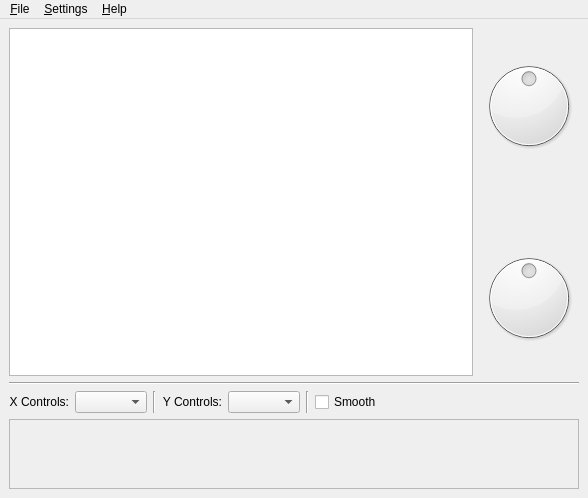
<?xml version="1.0" encoding="UTF-8"?>
<ui version="4.0">
 <class>XYControllerW</class>
 <widget class="QMainWindow" name="XYControllerW">
  <property name="geometry">
   <rect>
    <x>0</x>
    <y>0</y>
    <width>588</width>
    <height>498</height>
   </rect>
  </property>
  <property name="windowTitle">
   <string>XY Controller</string>
  </property>
  <widget class="QWidget" name="centralwidget">
   <layout class="QVBoxLayout" name="verticalLayout_2">
    <item>
     <layout class="QHBoxLayout" name="horizontalLayout_3">
      <item>
       <widget class="QGraphicsView" name="graphicsView">
        <property name="verticalScrollBarPolicy">
         <enum>Qt::ScrollBarAlwaysOff</enum>
        </property>
        <property name="horizontalScrollBarPolicy">
         <enum>Qt::ScrollBarAlwaysOff</enum>
        </property>
       </widget>
      </item>
      <item>
       <layout class="QVBoxLayout" name="verticalLayout">
        <item>
         <widget class="PixmapDial" name="dial_x">
          <property name="minimum">
           <number>-100</number>
          </property>
          <property name="maximum">
           <number>100</number>
          </property>
         </widget>
        </item>
        <item>
         <spacer name="verticalSpacer">
          <property name="orientation">
           <enum>Qt::Vertical</enum>
          </property>
          <property name="sizeType">
           <enum>QSizePolicy::Fixed</enum>
          </property>
          <property name="sizeHint" stdset="0">
           <size>
            <width>20</width>
            <height>30</height>
           </size>
          </property>
         </spacer>
        </item>
        <item>
         <widget class="PixmapDial" name="dial_y">
          <property name="minimum">
           <number>-100</number>
          </property>
          <property name="maximum">
           <number>100</number>
          </property>
         </widget>
        </item>
       </layout>
      </item>
     </layout>
    </item>
    <item>
     <widget class="Line" name="line_2">
      <property name="orientation">
       <enum>Qt::Horizontal</enum>
      </property>
     </widget>
    </item>
    <item>
     <layout class="QHBoxLayout" name="horizontalLayout">
      <item>
       <widget class="QLabel" name="label_x_controls">
        <property name="text">
         <string>X Controls:</string>
        </property>
        <property name="alignment">
         <set>Qt::AlignRight|Qt::AlignTrailing|Qt::AlignVCenter</set>
        </property>
       </widget>
      </item>
      <item>
       <widget class="QComboBox" name="cb_control_x"/>
      </item>
      <item>
       <widget class="Line" name="line">
        <property name="orientation">
         <enum>Qt::Vertical</enum>
        </property>
       </widget>
      </item>
      <item>
       <widget class="QLabel" name="label_y_controls">
        <property name="text">
         <string>Y Controls:</string>
        </property>
        <property name="alignment">
         <set>Qt::AlignRight|Qt::AlignTrailing|Qt::AlignVCenter</set>
        </property>
       </widget>
      </item>
      <item>
       <widget class="QComboBox" name="cb_control_y"/>
      </item>
      <item>
       <widget class="Line" name="line_3">
        <property name="orientation">
         <enum>Qt::Vertical</enum>
        </property>
       </widget>
      </item>
      <item>
       <widget class="QCheckBox" name="cb_smooth">
        <property name="text">
         <string>Smooth</string>
        </property>
       </widget>
      </item>
      <item>
       <spacer name="horizontalSpacer_2">
        <property name="orientation">
         <enum>Qt::Horizontal</enum>
        </property>
        <property name="sizeHint" stdset="0">
         <size>
          <width>40</width>
          <height>20</height>
         </size>
        </property>
       </spacer>
      </item>
     </layout>
    </item>
    <item>
     <widget class="QScrollArea" name="scrollArea">
      <property name="sizePolicy">
       <sizepolicy hsizetype="Preferred" vsizetype="Fixed">
        <horstretch>0</horstretch>
        <verstretch>0</verstretch>
       </sizepolicy>
      </property>
      <property name="minimumSize">
       <size>
        <width>0</width>
        <height>70</height>
       </size>
      </property>
      <property name="verticalScrollBarPolicy">
       <enum>Qt::ScrollBarAlwaysOff</enum>
      </property>
      <property name="horizontalScrollBarPolicy">
       <enum>Qt::ScrollBarAlwaysOff</enum>
      </property>
      <property name="widgetResizable">
       <bool>true</bool>
      </property>
      <property name="alignment">
       <set>Qt::AlignCenter</set>
      </property>
      <widget class="QWidget" name="scrollAreaWidgetContents">
       <property name="geometry">
        <rect>
         <x>0</x>
         <y>6</y>
         <width>864</width>
         <height>64</height>
        </rect>
       </property>
       <property name="sizePolicy">
        <sizepolicy hsizetype="Preferred" vsizetype="Preferred">
         <horstretch>0</horstretch>
         <verstretch>0</verstretch>
        </sizepolicy>
       </property>
       <property name="minimumSize">
        <size>
         <width>864</width>
         <height>64</height>
        </size>
       </property>
       <property name="maximumSize">
        <size>
         <width>864</width>
         <height>64</height>
        </size>
       </property>
       <layout class="QHBoxLayout" name="horizontalLayout_2">
        <property name="margin">
         <number>0</number>
        </property>
        <item>
         <widget class="PixmapKeyboard" name="keyboard" native="true">
          <property name="sizePolicy">
           <sizepolicy hsizetype="Fixed" vsizetype="Fixed">
            <horstretch>0</horstretch>
            <verstretch>0</verstretch>
           </sizepolicy>
          </property>
          <property name="minimumSize">
           <size>
            <width>864</width>
            <height>64</height>
           </size>
          </property>
          <property name="maximumSize">
           <size>
            <width>864</width>
            <height>64</height>
           </size>
          </property>
          <layout class="QHBoxLayout" name="horizontalLayout_4"/>
         </widget>
        </item>
       </layout>
      </widget>
     </widget>
    </item>
   </layout>
  </widget>
  <widget class="QMenuBar" name="menubar">
   <property name="geometry">
    <rect>
     <x>0</x>
     <y>0</y>
     <width>588</width>
     <height>20</height>
    </rect>
   </property>
   <widget class="QMenu" name="menu_File">
    <property name="title">
     <string>&amp;File</string>
    </property>
    <addaction name="act_quit"/>
   </widget>
   <widget class="QMenu" name="menu_Help">
    <property name="title">
     <string>&amp;Help</string>
    </property>
    <addaction name="act_about"/>
   </widget>
   <widget class="QMenu" name="menu_Settings">
    <property name="title">
     <string>&amp;Settings</string>
    </property>
    <widget class="QMenu" name="menu_Channels">
     <property name="title">
      <string>Channels</string>
     </property>
     <addaction name="act_ch_01"/>
     <addaction name="act_ch_02"/>
     <addaction name="act_ch_03"/>
     <addaction name="act_ch_04"/>
     <addaction name="act_ch_05"/>
     <addaction name="act_ch_06"/>
     <addaction name="act_ch_07"/>
     <addaction name="act_ch_08"/>
     <addaction name="act_ch_09"/>
     <addaction name="act_ch_10"/>
     <addaction name="act_ch_11"/>
     <addaction name="act_ch_12"/>
     <addaction name="act_ch_13"/>
     <addaction name="act_ch_14"/>
     <addaction name="act_ch_15"/>
     <addaction name="act_ch_16"/>
     <addaction name="separator"/>
     <addaction name="act_ch_all"/>
     <addaction name="act_ch_none"/>
    </widget>
    <addaction name="menu_Channels"/>
    <addaction name="act_show_keyboard"/>
   </widget>
   <addaction name="menu_File"/>
   <addaction name="menu_Settings"/>
   <addaction name="menu_Help"/>
  </widget>
  <action name="act_about">
   <property name="text">
    <string>&amp;About</string>
   </property>
  </action>
  <action name="act_show_keyboard">
   <property name="checkable">
    <bool>true</bool>
   </property>
   <property name="text">
    <string>Show MIDI &amp;Keyboard</string>
   </property>
  </action>
  <action name="act_ch_all">
   <property name="text">
    <string>(All)</string>
   </property>
  </action>
  <action name="act_ch_01">
   <property name="checkable">
    <bool>true</bool>
   </property>
   <property name="text">
    <string>1</string>
   </property>
  </action>
  <action name="act_ch_02">
   <property name="checkable">
    <bool>true</bool>
   </property>
   <property name="text">
    <string>2</string>
   </property>
  </action>
  <action name="act_ch_03">
   <property name="checkable">
    <bool>true</bool>
   </property>
   <property name="text">
    <string>3</string>
   </property>
  </action>
  <action name="act_ch_04">
   <property name="checkable">
    <bool>true</bool>
   </property>
   <property name="text">
    <string>4</string>
   </property>
  </action>
  <action name="act_ch_05">
   <property name="checkable">
    <bool>true</bool>
   </property>
   <property name="text">
    <string>5</string>
   </property>
  </action>
  <action name="act_ch_06">
   <property name="checkable">
    <bool>true</bool>
   </property>
   <property name="text">
    <string>6</string>
   </property>
  </action>
  <action name="act_ch_07">
   <property name="checkable">
    <bool>true</bool>
   </property>
   <property name="text">
    <string>7</string>
   </property>
  </action>
  <action name="act_ch_08">
   <property name="checkable">
    <bool>true</bool>
   </property>
   <property name="text">
    <string>8</string>
   </property>
  </action>
  <action name="act_ch_09">
   <property name="checkable">
    <bool>true</bool>
   </property>
   <property name="text">
    <string>9</string>
   </property>
  </action>
  <action name="act_ch_10">
   <property name="checkable">
    <bool>true</bool>
   </property>
   <property name="text">
    <string>10</string>
   </property>
  </action>
  <action name="act_ch_11">
   <property name="checkable">
    <bool>true</bool>
   </property>
   <property name="text">
    <string>11</string>
   </property>
  </action>
  <action name="act_ch_12">
   <property name="checkable">
    <bool>true</bool>
   </property>
   <property name="text">
    <string>12</string>
   </property>
  </action>
  <action name="act_ch_13">
   <property name="checkable">
    <bool>true</bool>
   </property>
   <property name="text">
    <string>13</string>
   </property>
  </action>
  <action name="act_ch_14">
   <property name="checkable">
    <bool>true</bool>
   </property>
   <property name="text">
    <string>14</string>
   </property>
  </action>
  <action name="act_ch_15">
   <property name="checkable">
    <bool>true</bool>
   </property>
   <property name="text">
    <string>15</string>
   </property>
  </action>
  <action name="act_ch_16">
   <property name="checkable">
    <bool>true</bool>
   </property>
   <property name="text">
    <string>16</string>
   </property>
  </action>
  <action name="act_new">
   <property name="text">
    <string>&amp;New</string>
   </property>
  </action>
  <action name="act_open">
   <property name="text">
    <string>&amp;Open...</string>
   </property>
  </action>
  <action name="act_save">
   <property name="text">
    <string>&amp;Save</string>
   </property>
  </action>
  <action name="act_save_as">
   <property name="text">
    <string>Save &amp;As...</string>
   </property>
  </action>
  <action name="act_quit">
   <property name="icon">
    <iconset resource="../icons/icons.qrc">
     <normaloff>:/16x16/application-exit.png</normaloff>:/16x16/application-exit.png</iconset>
   </property>
   <property name="text">
    <string>&amp;Quit</string>
   </property>
  </action>
  <action name="act_ch_none">
   <property name="text">
    <string>(None)</string>
   </property>
  </action>
 </widget>
 <customwidgets>
  <customwidget>
   <class>PixmapKeyboard</class>
   <extends>QWidget</extends>
   <header>pixmapkeyboard.h</header>
   <container>1</container>
  </customwidget>
  <customwidget>
   <class>PixmapDial</class>
   <extends>QDial</extends>
   <header>pixmapdial.h</header>
  </customwidget>
 </customwidgets>
 <resources>
  <include location="../icons/icons.qrc"/>
 </resources>
 <connections>
  <connection>
   <sender>act_quit</sender>
   <signal>triggered()</signal>
   <receiver>XYControllerW</receiver>
   <slot>close()</slot>
   <hints>
    <hint type="sourcelabel">
     <x>-1</x>
     <y>-1</y>
    </hint>
    <hint type="destinationlabel">
     <x>239</x>
     <y>222</y>
    </hint>
   </hints>
  </connection>
 </connections>
</ui>
